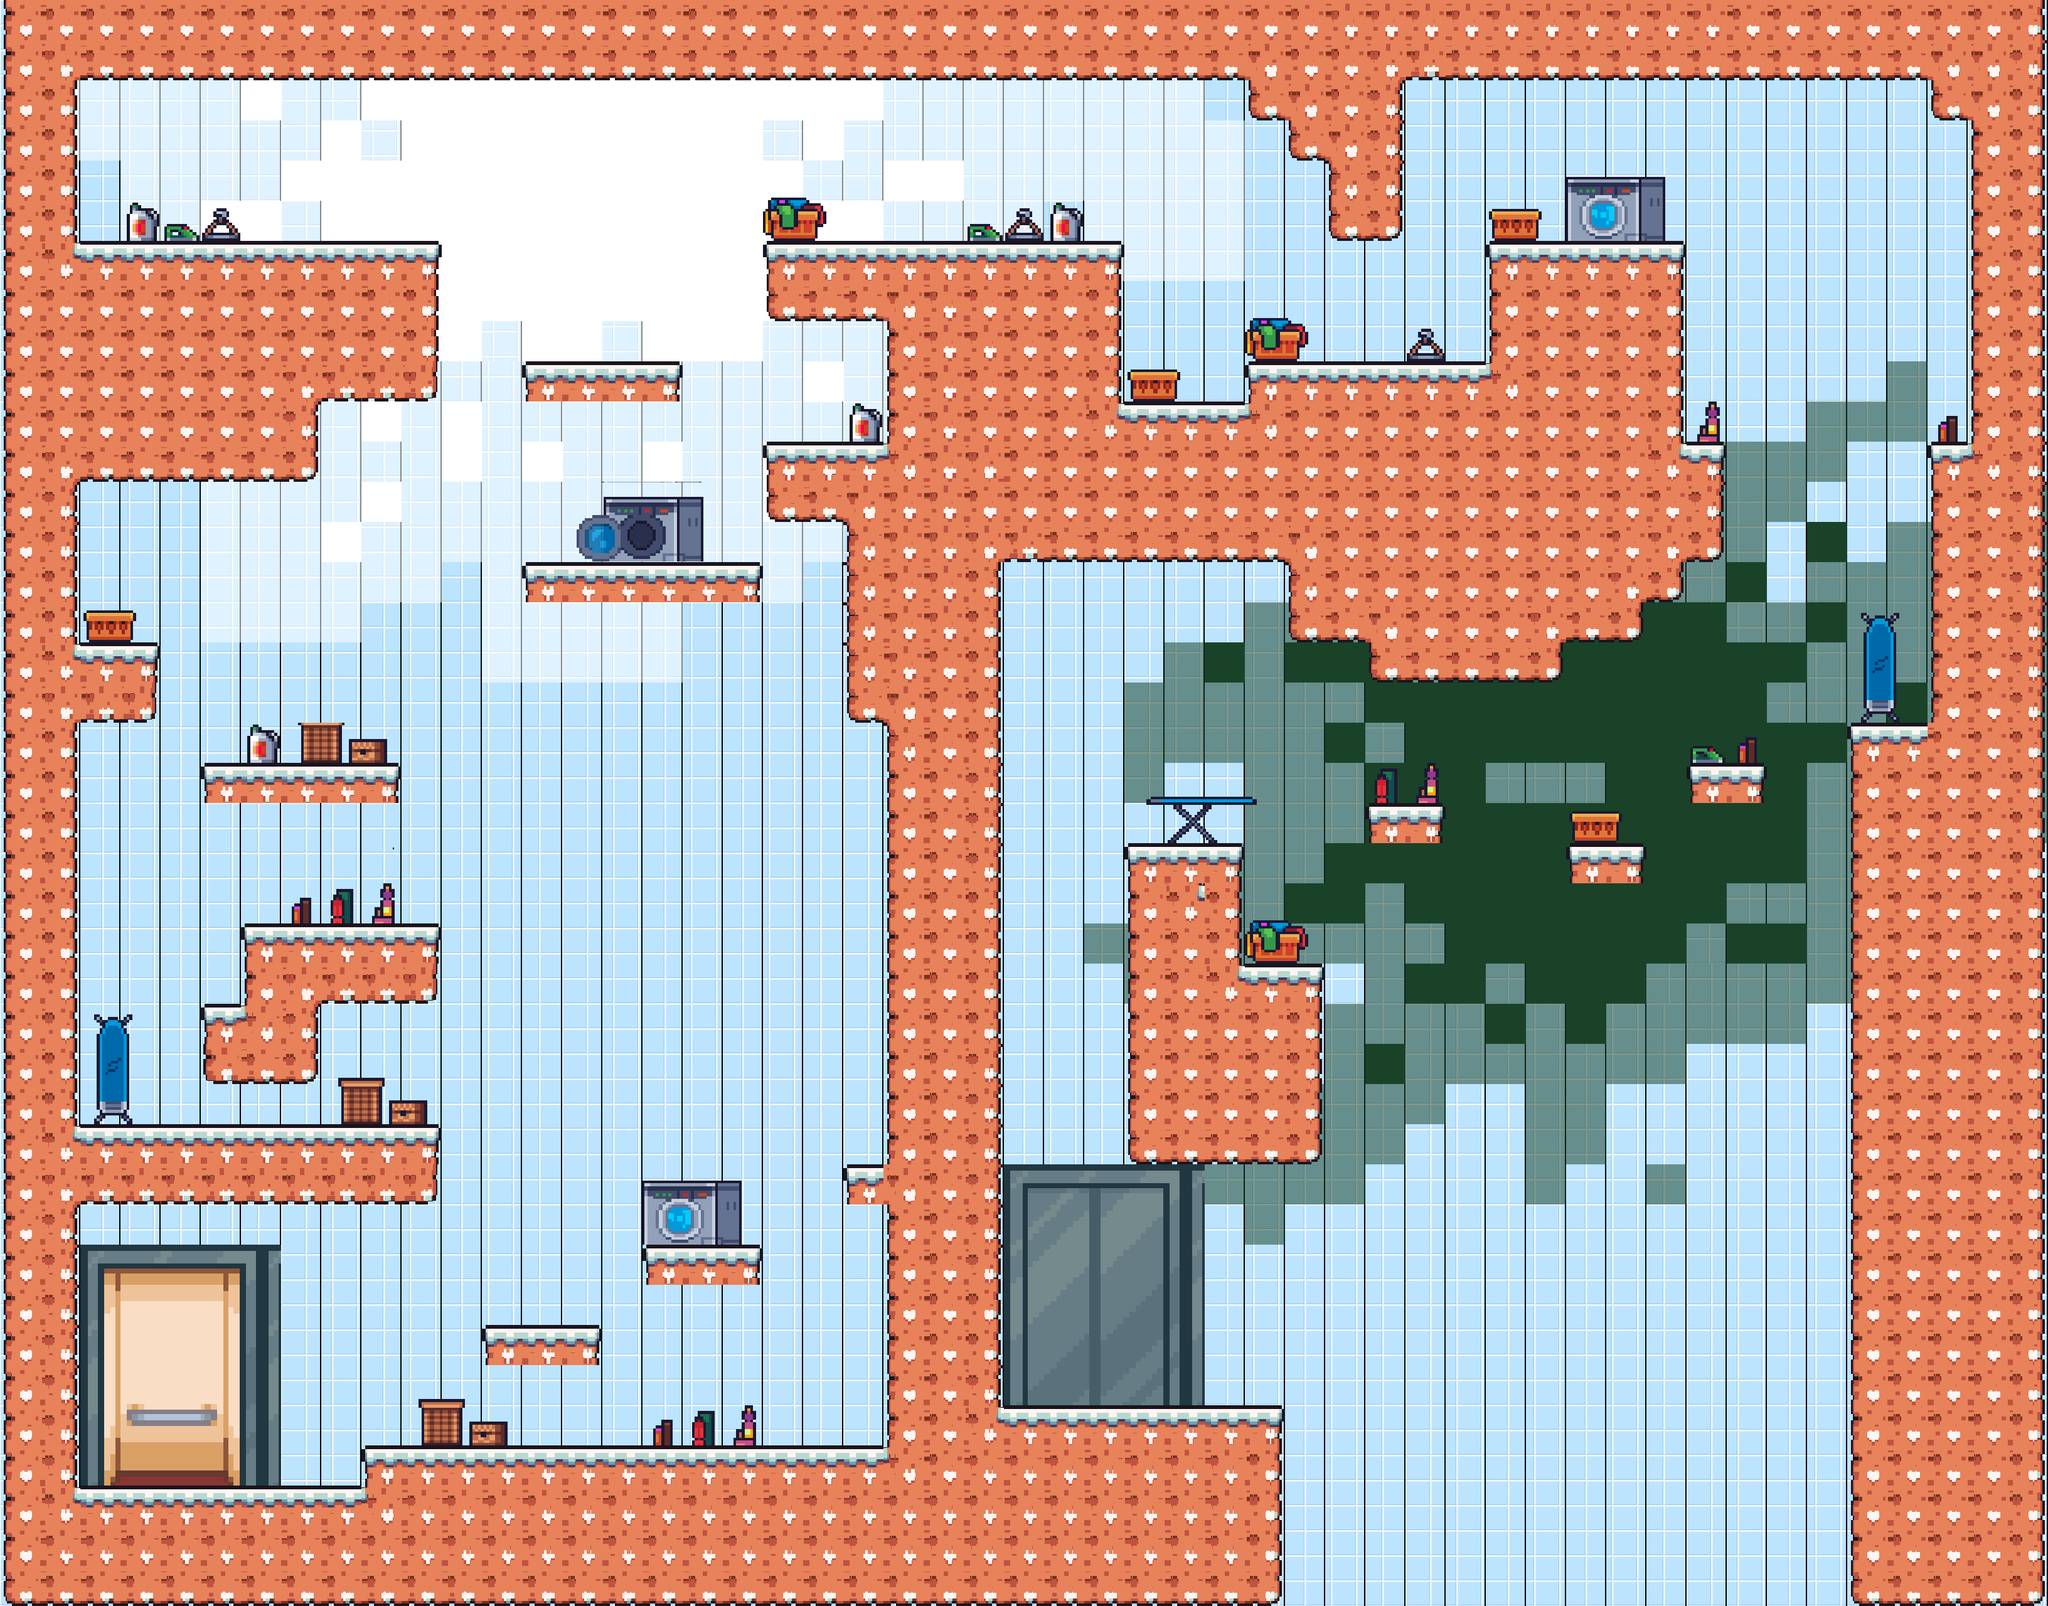

This is a level from a 2D game, rendered from its Tiled map with the project's own tilesets. A one-line summary and the map file follow, with tile-layer data summarised:
An orthogonal 51x40 tile map with 64x64 px tiles, 4 tile layers (Background, background_sup, objetos, Blocos), 1 hidden layer not drawn, 9 tilesets and 2 objects.

<map version="1.10" tiledversion="1.10.2" orientation="orthogonal" renderorder="right-down" width="51" height="40" tilewidth="64" tileheight="64" infinite="0" nextlayerid="7" nextobjectid="5">
 <editorsettings>
  <export target="map1.json" format="json" />
 </editorsettings>
 <tileset firstgid="1" name="Terrain (16 x 16)" tilewidth="64" tileheight="64" tilecount="126" columns="14">
  <image source="Terrain (16 x 16).png" width="900" height="599" />
  <tile id="0">
   <properties>
    <property name="collider" type="bool" value="true" />
   </properties>
  </tile>
  <tile id="1">
   <properties>
    <property name="collider" type="bool" value="true" />
   </properties>
  </tile>
  <tile id="2">
   <properties>
    <property name="collider" type="bool" value="true" />
   </properties>
  </tile>
  <tile id="3">
   <properties>
    <property name="collider" type="bool" value="true" />
   </properties>
  </tile>
  <tile id="4">
   <properties>
    <property name="collider" type="bool" value="true" />
   </properties>
  </tile>
  <tile id="5">
   <properties>
    <property name="collider" type="bool" value="true" />
   </properties>
  </tile>
  <tile id="6">
   <properties>
    <property name="collider" type="bool" value="true" />
   </properties>
  </tile>
  <tile id="7">
   <properties>
    <property name="collider" type="bool" value="true" />
   </properties>
  </tile>
  <tile id="8">
   <properties>
    <property name="collider" type="bool" value="true" />
   </properties>
  </tile>
  <tile id="9">
   <properties>
    <property name="collider" type="bool" value="true" />
   </properties>
  </tile>
  <tile id="10">
   <properties>
    <property name="collider" type="bool" value="true" />
   </properties>
  </tile>
  <tile id="11">
   <properties>
    <property name="collider" type="bool" value="true" />
   </properties>
  </tile>
  <tile id="12">
   <properties>
    <property name="collider" type="bool" value="true" />
   </properties>
  </tile>
  <tile id="13">
   <properties>
    <property name="collider" type="bool" value="true" />
   </properties>
  </tile>
  <tile id="14">
   <properties>
    <property name="collider" type="bool" value="true" />
   </properties>
  </tile>
  <tile id="15">
   <properties>
    <property name="collider" type="bool" value="true" />
   </properties>
  </tile>
  <tile id="16">
   <properties>
    <property name="collider" type="bool" value="true" />
   </properties>
  </tile>
  <tile id="17">
   <properties>
    <property name="collider" type="bool" value="true" />
   </properties>
  </tile>
  <tile id="18">
   <properties>
    <property name="collider" type="bool" value="true" />
   </properties>
  </tile>
  <tile id="19">
   <properties>
    <property name="collider" type="bool" value="true" />
   </properties>
  </tile>
  <tile id="20">
   <properties>
    <property name="collider" type="bool" value="true" />
   </properties>
  </tile>
  <tile id="21">
   <properties>
    <property name="collider" type="bool" value="true" />
   </properties>
  </tile>
  <tile id="22">
   <properties>
    <property name="collider" type="bool" value="true" />
   </properties>
  </tile>
  <tile id="23">
   <properties>
    <property name="collider" type="bool" value="true" />
   </properties>
  </tile>
  <tile id="24">
   <properties>
    <property name="collider" type="bool" value="true" />
   </properties>
  </tile>
  <tile id="25">
   <properties>
    <property name="collider" type="bool" value="true" />
   </properties>
  </tile>
  <tile id="26">
   <properties>
    <property name="collider" type="bool" value="true" />
   </properties>
  </tile>
  <tile id="27">
   <properties>
    <property name="collider" type="bool" value="true" />
   </properties>
  </tile>
  <tile id="28">
   <properties>
    <property name="collider" type="bool" value="true" />
   </properties>
  </tile>
  <tile id="29">
   <properties>
    <property name="collider" type="bool" value="true" />
   </properties>
  </tile>
  <tile id="30">
   <properties>
    <property name="collider" type="bool" value="true" />
   </properties>
  </tile>
  <tile id="31">
   <properties>
    <property name="collider" type="bool" value="true" />
   </properties>
  </tile>
  <tile id="32">
   <properties>
    <property name="collider" type="bool" value="true" />
   </properties>
  </tile>
  <tile id="33">
   <properties>
    <property name="collider" type="bool" value="true" />
   </properties>
  </tile>
  <tile id="34">
   <properties>
    <property name="collider" type="bool" value="true" />
   </properties>
  </tile>
  <tile id="35">
   <properties>
    <property name="collider" type="bool" value="true" />
   </properties>
  </tile>
  <tile id="36">
   <properties>
    <property name="collider" type="bool" value="true" />
   </properties>
  </tile>
  <tile id="37">
   <properties>
    <property name="collider" type="bool" value="true" />
   </properties>
  </tile>
  <tile id="38">
   <properties>
    <property name="collider" type="bool" value="true" />
   </properties>
  </tile>
  <tile id="39">
   <properties>
    <property name="collider" type="bool" value="true" />
   </properties>
  </tile>
  <tile id="40">
   <properties>
    <property name="collider" type="bool" value="true" />
   </properties>
  </tile>
  <tile id="41">
   <properties>
    <property name="collider" type="bool" value="true" />
   </properties>
  </tile>
  <tile id="42">
   <properties>
    <property name="collider" type="bool" value="true" />
   </properties>
  </tile>
  <tile id="43">
   <properties>
    <property name="collider" type="bool" value="true" />
   </properties>
  </tile>
  <tile id="44">
   <properties>
    <property name="collider" type="bool" value="true" />
   </properties>
  </tile>
  <tile id="45">
   <properties>
    <property name="collider" type="bool" value="true" />
   </properties>
  </tile>
  <tile id="46">
   <properties>
    <property name="collider" type="bool" value="true" />
   </properties>
  </tile>
  <tile id="47">
   <properties>
    <property name="collider" type="bool" value="true" />
   </properties>
  </tile>
  <tile id="48">
   <properties>
    <property name="collider" type="bool" value="true" />
   </properties>
  </tile>
  <tile id="49">
   <properties>
    <property name="collider" type="bool" value="true" />
   </properties>
  </tile>
  <tile id="50">
   <properties>
    <property name="collider" type="bool" value="true" />
   </properties>
  </tile>
  <tile id="51">
   <properties>
    <property name="collider" type="bool" value="true" />
   </properties>
  </tile>
  <tile id="52">
   <properties>
    <property name="collider" type="bool" value="true" />
   </properties>
  </tile>
  <tile id="53">
   <properties>
    <property name="collider" type="bool" value="true" />
   </properties>
  </tile>
  <tile id="54">
   <properties>
    <property name="collider" type="bool" value="true" />
   </properties>
  </tile>
  <tile id="55">
   <properties>
    <property name="collider" type="bool" value="true" />
   </properties>
  </tile>
  <tile id="56">
   <properties>
    <property name="collider" type="bool" value="true" />
   </properties>
  </tile>
  <tile id="57">
   <properties>
    <property name="collider" type="bool" value="true" />
   </properties>
  </tile>
  <tile id="58">
   <properties>
    <property name="collider" type="bool" value="true" />
   </properties>
  </tile>
  <tile id="59">
   <properties>
    <property name="collider" type="bool" value="true" />
   </properties>
  </tile>
  <tile id="60">
   <properties>
    <property name="collider" type="bool" value="true" />
   </properties>
  </tile>
  <tile id="61">
   <properties>
    <property name="collider" type="bool" value="true" />
   </properties>
  </tile>
  <tile id="62">
   <properties>
    <property name="collider" type="bool" value="true" />
   </properties>
  </tile>
  <tile id="63">
   <properties>
    <property name="collider" type="bool" value="true" />
   </properties>
  </tile>
  <tile id="64">
   <properties>
    <property name="collider" type="bool" value="true" />
   </properties>
  </tile>
  <tile id="65">
   <properties>
    <property name="collider" type="bool" value="true" />
   </properties>
  </tile>
  <tile id="66">
   <properties>
    <property name="collider" type="bool" value="true" />
   </properties>
  </tile>
  <tile id="67">
   <properties>
    <property name="collider" type="bool" value="true" />
   </properties>
  </tile>
  <tile id="68">
   <properties>
    <property name="collider" type="bool" value="true" />
   </properties>
  </tile>
  <tile id="69">
   <properties>
    <property name="collider" type="bool" value="true" />
   </properties>
  </tile>
  <tile id="70">
   <properties>
    <property name="collider" type="bool" value="true" />
   </properties>
  </tile>
  <tile id="71">
   <properties>
    <property name="collider" type="bool" value="true" />
   </properties>
  </tile>
  <tile id="72">
   <properties>
    <property name="collider" type="bool" value="true" />
   </properties>
  </tile>
  <tile id="73">
   <properties>
    <property name="collider" type="bool" value="true" />
   </properties>
  </tile>
  <tile id="74">
   <properties>
    <property name="collider" type="bool" value="true" />
   </properties>
  </tile>
  <tile id="75">
   <properties>
    <property name="collider" type="bool" value="true" />
   </properties>
  </tile>
  <tile id="76">
   <properties>
    <property name="collider" type="bool" value="true" />
   </properties>
  </tile>
  <tile id="77">
   <properties>
    <property name="collider" type="bool" value="true" />
   </properties>
  </tile>
  <tile id="78">
   <properties>
    <property name="collider" type="bool" value="true" />
   </properties>
  </tile>
  <tile id="79">
   <properties>
    <property name="collider" type="bool" value="true" />
   </properties>
  </tile>
  <tile id="80">
   <properties>
    <property name="collider" type="bool" value="true" />
   </properties>
  </tile>
  <tile id="81">
   <properties>
    <property name="collider" type="bool" value="true" />
   </properties>
  </tile>
  <tile id="82">
   <properties>
    <property name="collider" type="bool" value="true" />
   </properties>
  </tile>
  <tile id="83">
   <properties>
    <property name="collider" type="bool" value="true" />
   </properties>
  </tile>
  <tile id="84">
   <properties>
    <property name="collider" type="bool" value="true" />
   </properties>
  </tile>
  <tile id="85">
   <properties>
    <property name="collider" type="bool" value="true" />
   </properties>
  </tile>
  <tile id="86">
   <properties>
    <property name="collider" type="bool" value="true" />
   </properties>
  </tile>
  <tile id="87">
   <properties>
    <property name="collider" type="bool" value="true" />
   </properties>
  </tile>
  <tile id="88">
   <properties>
    <property name="collider" type="bool" value="true" />
   </properties>
  </tile>
  <tile id="89">
   <properties>
    <property name="collider" type="bool" value="true" />
   </properties>
  </tile>
  <tile id="90">
   <properties>
    <property name="collider" type="bool" value="true" />
   </properties>
  </tile>
  <tile id="91">
   <properties>
    <property name="collider" type="bool" value="true" />
   </properties>
  </tile>
  <tile id="92">
   <properties>
    <property name="collider" type="bool" value="true" />
   </properties>
  </tile>
  <tile id="93">
   <properties>
    <property name="collider" type="bool" value="true" />
   </properties>
  </tile>
  <tile id="94">
   <properties>
    <property name="collider" type="bool" value="true" />
   </properties>
  </tile>
  <tile id="95">
   <properties>
    <property name="collider" type="bool" value="true" />
   </properties>
  </tile>
  <tile id="96">
   <properties>
    <property name="collider" type="bool" value="true" />
   </properties>
  </tile>
  <tile id="97">
   <properties>
    <property name="collider" type="bool" value="true" />
   </properties>
  </tile>
  <tile id="98">
   <properties>
    <property name="collider" type="bool" value="true" />
   </properties>
  </tile>
  <tile id="99">
   <properties>
    <property name="collider" type="bool" value="true" />
   </properties>
  </tile>
  <tile id="100">
   <properties>
    <property name="collider" type="bool" value="true" />
   </properties>
  </tile>
  <tile id="101">
   <properties>
    <property name="collider" type="bool" value="true" />
   </properties>
  </tile>
  <tile id="102">
   <properties>
    <property name="collider" type="bool" value="true" />
   </properties>
  </tile>
  <tile id="103">
   <properties>
    <property name="collider" type="bool" value="true" />
   </properties>
  </tile>
  <tile id="104">
   <properties>
    <property name="collider" type="bool" value="true" />
   </properties>
  </tile>
  <tile id="105">
   <properties>
    <property name="collider" type="bool" value="true" />
   </properties>
  </tile>
  <tile id="106">
   <properties>
    <property name="collider" type="bool" value="true" />
   </properties>
  </tile>
  <tile id="107">
   <properties>
    <property name="collider" type="bool" value="true" />
   </properties>
  </tile>
  <tile id="108">
   <properties>
    <property name="collider" type="bool" value="true" />
   </properties>
  </tile>
  <tile id="109">
   <properties>
    <property name="collider" type="bool" value="true" />
   </properties>
  </tile>
  <tile id="110">
   <properties>
    <property name="collider" type="bool" value="true" />
   </properties>
  </tile>
  <tile id="111">
   <properties>
    <property name="collider" type="bool" value="true" />
   </properties>
  </tile>
 </tileset>
 <tileset firstgid="127" name="360_F_477519180_3duMef42ggJMfJnk2p3bmhOcJmw7WgXz" tilewidth="62" tileheight="64" tilecount="35" columns="7">
  <image source="360_F_477519180_3duMef42ggJMfJnk2p3bmhOcJmw7WgXz.jpg" width="480" height="360" />
 </tileset>
 <tileset firstgid="162" name="laundry_room" tilewidth="64" tileheight="64" tilecount="126" columns="14">
  <image source="laundry_room.png" width="900" height="598" />
 </tileset>
 <tileset firstgid="288" name="walls_background" tilewidth="64" tileheight="64" tilecount="432" columns="18">
  <image source="walls_background.png" width="1200" height="1542" />
 </tileset>
 <tileset firstgid="720" name="tileset_elevator" tilewidth="64" tileheight="64" tilecount="132" columns="22">
  <image source="tileset_elevator.png" width="1440" height="430" />
 </tileset>
 <tileset firstgid="852" name="omo-logo-1" tilewidth="400" tileheight="224" tilecount="1" columns="1">
  <image source="omo-logo-1.png" width="400" height="224" />
 </tileset>
 <tileset firstgid="853" name="branco_omo" tilewidth="64" tileheight="64" tilecount="1" columns="1">
  <image source="branco_omo.png" width="64" height="64" />
 </tileset>
 <tileset firstgid="854" name="cif" tilewidth="244" tileheight="248" tilecount="1" columns="1">
  <image source="cif.png" width="244" height="248" />
 </tileset>
 <tileset firstgid="855" name="verde_cif" tilewidth="64" tileheight="64" tilecount="1" columns="1">
  <image source="verde_cif.png" width="64" height="64" />
 </tileset>
 <layer id="3" name="Background" width="51" height="40">
  <data>[2040 cells, 2038 non-empty, 37 distinct tile ids]</data>
 </layer>
 <layer id="6" name="background_sup" width="51" height="40" opacity="0.53">
  <data>[2040 cells, 615 non-empty, 2 distinct tile ids]</data>
 </layer>
 <objectgroup id="5" name="background_objects">
  <object id="2" gid="852" x="542.808" y="435.302" width="674.249" height="338.658" />
  <object id="3" gid="854" x="2298.12" y="1457.16" width="484.264" height="408.141" />
 </objectgroup>
 <layer id="4" name="objetos" width="51" height="40">
  <data>[2040 cells, 99 non-empty, 49 distinct tile ids]</data>
 </layer>
 <layer id="1" name="Blocos" width="51" height="40">
  <data>[2040 cells, 912 non-empty, 79 distinct tile ids]</data>
 </layer>
 <layer id="2" name="PlataformaMovel" width="51" height="40" visible="0">
  <data>[2040 cells, 7 non-empty, 1 distinct tile ids]</data>
 </layer>
</map>
